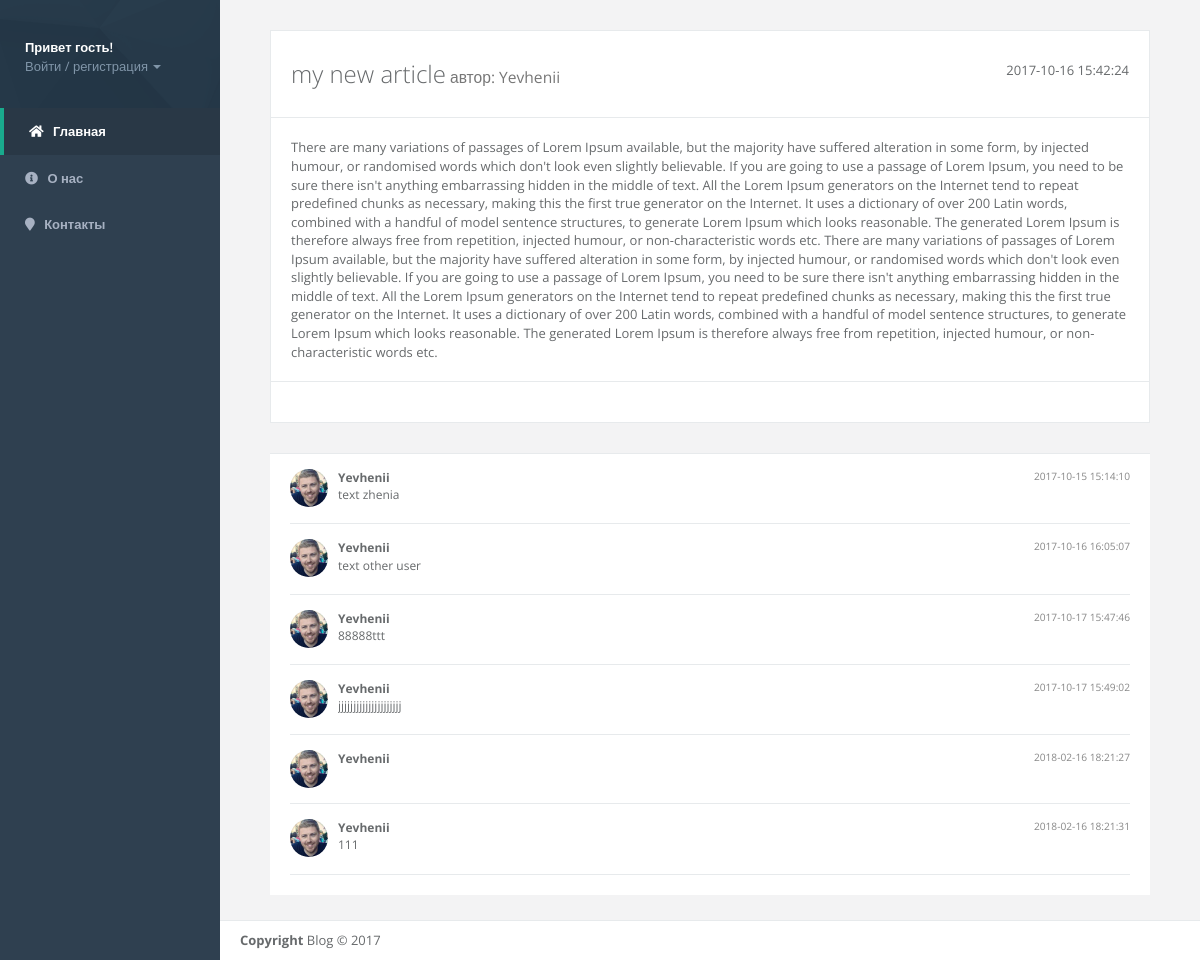
Page /article.php?id=3 on the committed database.
### tables this page shows
CREATE TABLE `article` (
  `id` int(11) NOT NULL,
  `title` char(50) NOT NULL,
  `text` text NOT NULL,
  `author` char(15) NOT NULL,
  `status` tinyint(1) NOT NULL,
  `date` datetime NOT NULL
);

CREATE TABLE `user` (
  `id` int(11) NOT NULL,
  `name` char(50) NOT NULL,
  `email` char(50) NOT NULL,
  `pass` char(250) NOT NULL,
  `userGroup` tinyint(10) NOT NULL,
  `status` tinyint(1) NOT NULL,
  `photo` char(50) NOT NULL,
  `regDate` date NOT NULL
);

CREATE TABLE `article_comment` (
  `id` int(11) NOT NULL,
  `idUser` int(11) NOT NULL,
  `idArticle` int(11) NOT NULL,
  `text` varchar(500) NOT NULL,
  `date` datetime NOT NULL
);

### src/function.php (called while the page is built, shortened)
<?php
function mysqliquery($query){
	$host = '000';
	$database = '000';
	$user = '000';
	$password = '000';
	$link = mysqli_connect($host, $user, $password, $database)
	or die("Ошибка " . mysqli_error($link));
	mysqli_query($link, "SET NAMES 'utf8' COLLATE 'utf8_general_ci'");
	mysqli_query($link, "SET CHARACTER SET 'utf8'");
	$result = mysqli_query($link, $query) or die("Ошибка " . mysqli_error($link));
	return $result;
}
function getSize($table, $idArticle){
	$query = "SELECT  COUNT(*) `id` FROM " . $table . " WHERE idArticle = " . $idArticle;
	$lastIdFromTable = mysqliquery($query);
	while($row = mysqli_fetch_assoc($lastIdFromTable)) {
		$result =  $row['id'];
	}
	return $result;
}
function getValue($table, $id){
	$query = "SELECT *  FROM `" . $table . "`  WHERE `id` = " . $id;
	$result = mysqliquery($query);
	return $result;
}
function getValueComment($table, $id){
	$query = "SELECT *  FROM `" . $table . "`  WHERE `idArticle` = " . $id;
	$result = mysqliquery($query);
	return $result;
}

### src/article.php (the view, shortened to what this page needs)
<?php
include_once "block_header.php";
$result = getValue("article", $_GET['id']);
$result2 = getValueComment("article_comment", $_GET['id']);
$count = getSize("article_comment", $_GET['id']);
?>
	<div class="wrapper wrapper-content animated fadeIn">
		<div class="p-w-md m-t-sm">
			<?php
				while($row = mysqli_fetch_assoc($result)) {
							$result4 = getValue("user", $row['author']);
							while($row4 = mysqli_fetch_assoc($result4)) {
								$authorName = $row4['name'];
							}
						echo '<div class="row">
								<div class="col-lg-12 animated fadeInRight">
									<div class="mail-box-header">
										<div class="pull-right tooltip-demo">
											<span>' . $row['date'] . '</span>
										</div>
										<h2>' . $row['title'] . '<small> автор: ' . $authorName . '</small></h2>
									</div>
									<div class="mail-box">
										<div class="mail-body">' . $row['text'] . '</div>
										<div class="mail-body text-right tooltip-demo">
										';
					echo '					</div>
										<div class="clearfix"></div>
									</div>
								</div>
							</div>';
				}
			?>
		</div>
		<div class="p-w-md m-t-sm">
			<div class="row">
			<div class="col-lg-12">
				<div class="ibox float-e-margins">
					<div class="ibox-content">
						<div>
							<div class="chat-activity-list">
								<?php
								while($row = mysqli_fetch_assoc($result2)) {
									$result3 = getValue("user", $row['idUser']);
									while($row3 = mysqli_fetch_assoc($result3)) {
										$userName = $row3['name'];
									}
									echo '
								 	<div class="chat-element">
									<a href="" class="pull-left">
										<img alt="image" class="img-circle" src="img/a1.jpg">
									</a>
									<div class="media-body ">
										<small class="pull-right text-muted">' . $row['date'] . '</small>
										<strong>' . $userName . '</strong>
										<p class="m-b-xs">' . $row['text'] . '</p>
									</div>
								</div>
								 ';
								}
								?>
							</div>
						</div>
					</div>
				</div>
			</div>
		</div>
		</div>
	</div>
<?php
include_once "block_footer.php"
?>

### src/block_header.php (shortened to what this page needs)
<?
include_once "function.php";
?>
<!DOCTYPE html>
<html>
<head>
	<link rel="stylesheet" href="https://cdnjs.cloudflare.com/ajax/libs/limonte-sweetalert2/6.10.3/sweetalert2.css" />
	<link href="css/bootstrap.min.css" rel="stylesheet">
	<link href="font-awesome/css/font-awesome.css" rel="stylesheet">
	<link href="css/animate.css" rel="stylesheet">
	<link href="css/style.css" rel="stylesheet">
	<link href="https://use.fontawesome.com/releases/v5.0.6/css/all.css" rel="stylesheet">
</head>
<body>
<div id="wrapper">
	<nav class="navbar-default navbar-static-side" role="navigation">
		<div class="sidebar-collapse">
			<ul class="nav metismenu" id="side-menu">
				<?php
				if ($_SESSION['id']){
				echo '<li class="nav-header">';
				echo '<div class="dropdown profile-element"> <span>';
				echo '           <img alt="image" class="img-circle" src="img/profile_small.jpg" />';
                echo '             </span>';
				echo '		<a data-toggle="dropdown" class="dropdown-toggle" href="#">';
                echo '            <span class="clear"> <span class="block m-t-xs"> <strong class="font-bold text-white">' . $_SESSION['name'] . '</strong>';
                echo '</span> <span class="text-muted text-xs block">меню <b class="caret"></b></span> </span> </a>';
				echo '		<ul class="dropdown-menu animated fadeInRight m-t-xs">';
					if ($_SESSION['userGroup'] == 10){
						echo '
							<li><a href="/admin/">Админка</a></li>
							<li class="divider"></li>
							';
					}
				echo '			<li><a href="logout.php">Выход</a></li>';
				echo '		</ul>';
				echo '	</div>';
				echo '	<div class="logo-element">OK</div>';
				echo ' </li>';
				}
				else{
					echo '<li class="nav-header">';
					echo '<div class="dropdown profile-element">';
					echo '		<a data-toggle="dropdown" class="dropdown-toggle" href="#">';
					echo '            <span class="clear"> <span class="block m-t-xs"> <strong class="font-bold text-white">Привет гость!</strong>';
					echo '</span> <span class="text-muted text-xs block">Войти / регистрация  <b class="caret"></b></span> </span> </a>';
					echo '	</div>';
					echo ' </li>';
				}
				?>
				<li class="active">
					<a href="/"><i class="fa fa-home"></i> <span class="nav-label">Главная</span></a>
				</li>
				<li>
					<a href="about.php"><i class="fa fa-info-circle"></i> <span class="nav-label">О нас</span></a>
				</li>
				<li>
					<a href="contact.php"><i class="fa fa-map-marker"></i> <span class="nav-label">Контакты</span></a>
				</li>
			</ul>
		</div>
	</nav>
	<div id="page-wrapper" class="gray-bg">

### src/block_footer.php (shortened to what this page needs)
<div class="footer">
	<div>
		<strong>Copyright</strong> Blog &copy; 2017
	</div>
</div>
</div>
</div>
</body>
</html>

### rows in the picture
article: date "2017-10-16 15:42:24", title "my new article", user.name "Yevhenii", text "There are many variations of passages of Lorem Ipsum available, but the majority have suffered alteration in some form, by injected humour, or randomised words which don't look even slightly believable. If you are going to use a passage of Lorem Ipsum, you need to be sure there isn't anything embarrassing hidden in the middle of text. All the Lorem Ipsum generators on the Internet tend to repeat predefined chunks as necessary, making this the first true generator on the Internet. It uses a dictionary of over 200 Latin words, combined with a handful of model sentence structures, to generate Lorem Ipsum which looks reasonable. The generated Lorem Ipsum is therefore always free from…"
article_comment: date "2017-10-15 15:14:10", idUser.name "Yevhenii", text "text zhenia"
article_comment: date "2017-10-16 16:05:07", idUser.name "Yevhenii", text "text other user"
article_comment: date "2017-10-17 15:47:46", idUser.name "Yevhenii", text "88888ttt"
article_comment: date "2017-10-17 15:49:02", idUser.name "Yevhenii", text "jjjjjjjjjjjjjjjjjjjjj"
article_comment: date "2018-02-16 18:21:27", idUser.name "Yevhenii"
article_comment: date "2018-02-16 18:21:31", idUser.name "Yevhenii", text "111"
